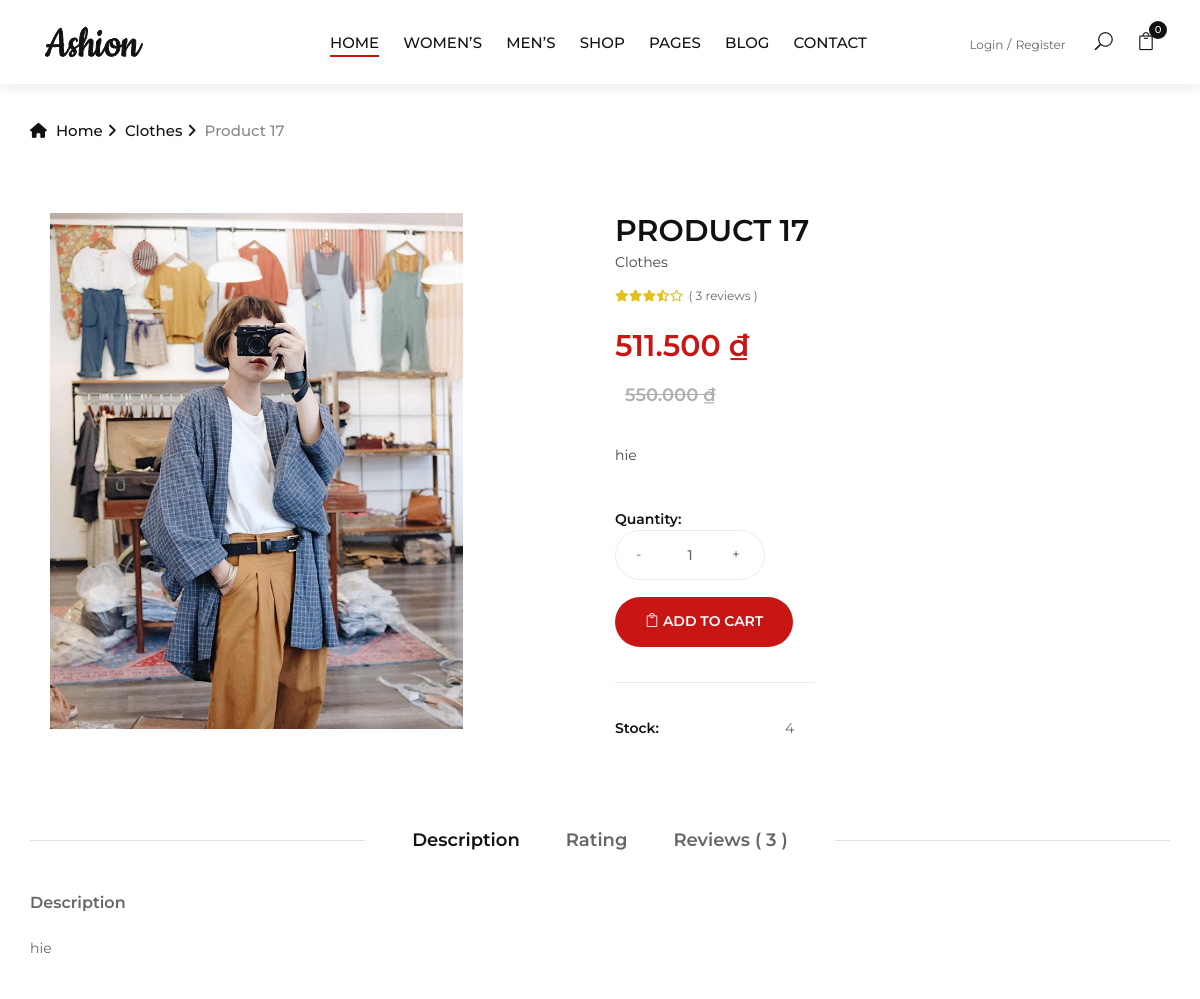
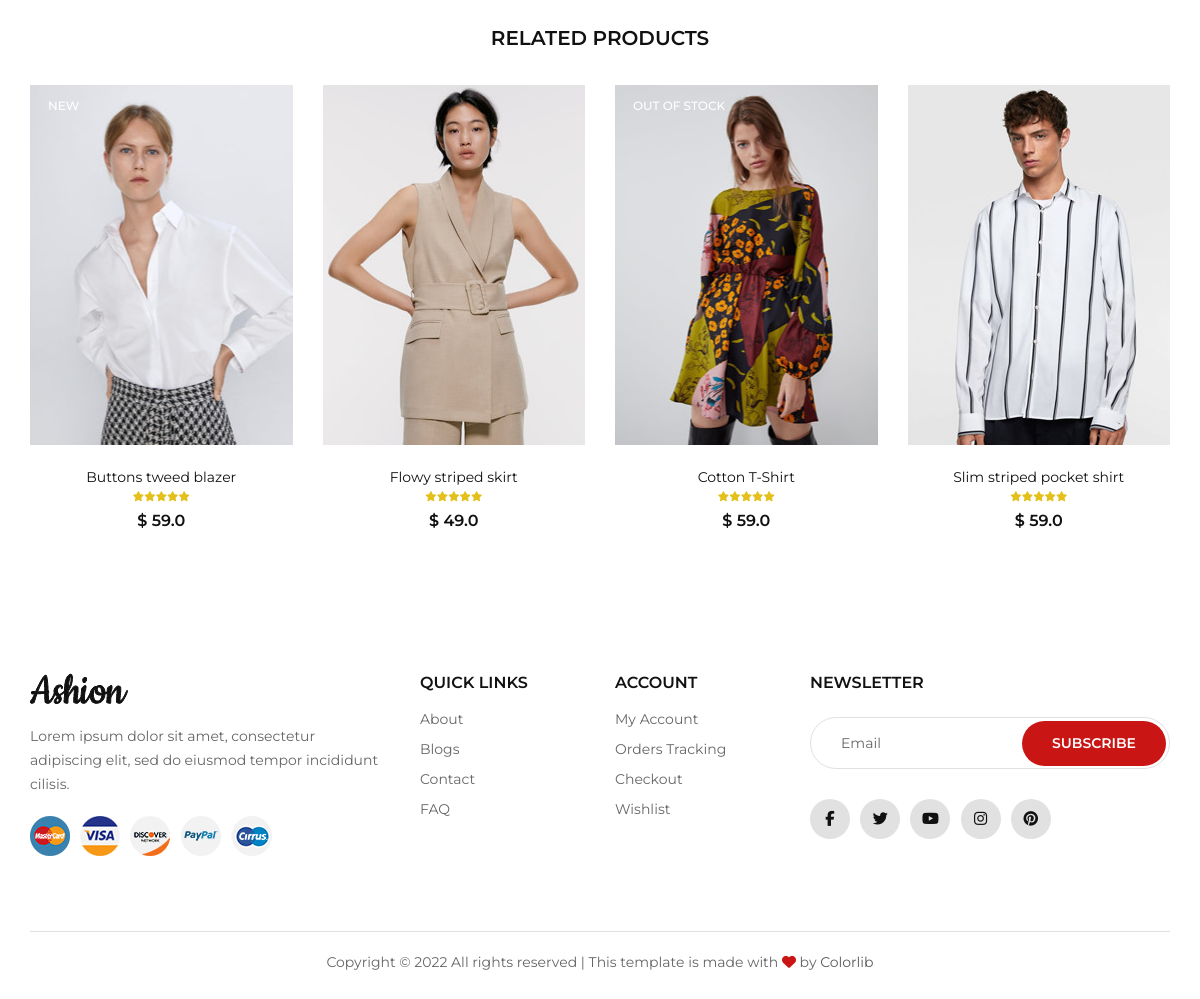
Screenshot of /user/view/product-detail.php?productid=27 with the database file from the repository (2 pictures, top to bottom).
### tables this page shows
CREATE TABLE `tbl_product` (
  `id` int(6) UNSIGNED NOT NULL,
  `productname` varchar(255) NOT NULL,
  `price` double(16,4) NOT NULL,
  `sale` double(16,4) NOT NULL,
  `categoryid` int(6) UNSIGNED NOT NULL,
  `info` varchar(255) DEFAULT NULL,
  `descript` varchar(255) DEFAULT NULL,
  `quantity` int(255) NOT NULL,
  `img` varchar(255) NOT NULL,
  `stt` int(1) NOT NULL
);

CREATE TABLE `tbl_category` (
  `id` int(6) UNSIGNED NOT NULL,
  `categoryname` varchar(128) NOT NULL,
  `stt` int(1) NOT NULL
);

### user/view/product-detail.php (the view, shortened to what the rows shown need)
<?php
    include_once '../controller/CartController.php';
    include_once '../controller/ProductController.php';
    include_once '../controller/UserController.php';
?>
<?php
    if(!isset($_GET['productid']) || ($_GET['productid'] == NULL )){
        echo "<script>window.location = 'index.php'</script>";
    }else{
        $id = $_GET['productid'];
    }
?>
<?php
    $productCon = new ProductController();
?>
<!DOCTYPE html>
<html lang="zxx">
<head>
    <?php
        include './layouts/cssfile.php';
    ?>
</head>
<body>
    <?php
        $getProduct = $productCon->getProductById($id);
        if($getProduct){
            while($result = $getProduct->fetch_assoc()){
    ?>
    <div class="breadcrumb-option">
        <div class="container">
            <div class="row">
                <div class="col-lg-12">
                    <div class="breadcrumb__links">
                        <a href="index.php"><i class="fa fa-home"></i> Home</a>
                        <a href="#">
                            <?php
                                $getCate = $productCon->getCategory($result['categoryid']);
                                if($getCate){
                                    while($cateName = $getCate->fetch_assoc()){
                                        $name = $cateName['categoryname'];
                                        echo $name.' ';
                                    }
                                }
                            ?>
                        </a>
                        <span><?php echo $result['productname'] ?></span>
                    </div>
                </div>
            </div>
        </div>
    </div>
    <section class="product-details spad">
        <div class="container">
            <div class="row">
                <div class="col-lg-6">
                    <div class="product__details__pic">
                        <div class="product__details__slider__content">
                            <div class="product__details__pic__slider owl-carousel">
                                <img data-hash="product-1" class="product__big__img" src="../../public/<?php echo $result['img'] ?>" alt="">
                            </div>
                        </div>
                    </div>
                </div>
                <form method="POST" action="" id="product_form">
                    <div class="col-lg-6">
                        <div class="product__details__text">
                            <h3>
                                <?php echo $result['productname'] ?>
                                <span>
                                    <?php
                                        $getCate = $productCon->getCategory($result['categoryid']);
                                        if($getCate){
                                            while($cateName = $getCate->fetch_assoc()){
                                                $name = $cateName['categoryname'];
                                                echo $name.' ';
                                            }
                                        }
                                    ?>
                                </span>
                            </h3>
                            <div class="rating">
                                <?php
                                    $rate = $productCon->getRate($result['id']);
                                    $rate = round($rate, 1);
                                    $countstar = intval($rate);
                                    $starodd = $rate - $countstar;
                                    if($countstar == 0 && $starodd == 0){
                                ?>
                                <?php
                                    }else if($starodd >= 0.5){
                                        for($i = 0; $i < $countstar; $i++){
                                ?>
                                            <i class="fa fa-star"></i>
                                <?php
                                        }
                                ?>
                                        <i class="fas fa-star-half-alt"></i>
                                <?php
                                        $nonStar = 5 - $countstar - 1;
                                        for($i = 0; $i < $nonStar; $i++){
                                ?>
                                        <i class="far fa-star"></i>
                                <?php
                                        }
                                    }
                                ?>
                                <?php
                                    $ratequan = $productCon->getReviewQuantity($result['id']);
                                    if($ratequan == 1){
                                ?>
                                    <span>( <?php echo $ratequan; ?> review )</span>
                                <?php
                                    }else{
                                ?>
                                    <span>( <?php echo $ratequan ?> reviews )</span>
                                <?php
                                    }
                                ?>
                            </div>
                            <?php
                                if($result['sale'] != 0){
                            ?>
                                <div class="product__details__price">
                                    <span>
                                    </span>
                                </div>
                            <?php
                                }
                            ?>
                            <p><?php echo $result['info'] ?></p>
                            <div class="product__details__button">
                                <div class="quantity">
                                    <span>Quantity:</span>
                                    <div class="pro-qty">
                                        <input
                                            type="text"
                                            value="1"
                                            name="quantity"
                                            onkeypress="return (event.charCode !=8 && event.charCode ==0 || (event.charCode >= 48 && event.charCode <= 57))"
                                            >
                                    </div>
                                </div>
                                <a
                                    href="#"
                                    class="cart-btn"
                                    href="javascript:{}"
                                    onclick="document.getElementById('product_form').submit();">
                                    <span class="icon_bag_alt"></span> Add to cart</a>
                            </div>
                            <div class="product__details__widget">
                                <ul>
                                    <li>
                                        <span>Stock:</span>
                                        <div class="stock__checkbox">
                                            <label>
                                                <?php echo $result['quantity'] ?>
                                            </label>
                                        </div>
                                    </li>
                                </ul>
                            </div>
                        </div>
                    </div>
                </form>
                <div class="col-lg-12">
                    <div class="product__details__tab">
                        <ul class="nav nav-tabs" role="tablist">
                            <li class="nav-item">
                                <a class="nav-link active" data-toggle="tab" href="#tabs-1" role="tab">Description</a>
                            </li>
                            <li class="nav-item">
                                <a class="nav-link" data-toggle="tab" href="#tabs-2" role="tab">Rating</a>
                            </li>
                            <li class="nav-item">
                                <?php
                                    if($ratequan == 1){
                                ?>
                                    <a class="nav-link" data-toggle="tab" href="#tabs-3" role="tab">Review ( 1 )</a>
                                <?php
                                    }else{
                                ?>
                                    <a class="nav-link" data-toggle="tab" href="#tabs-3" role="tab">Reviews ( <?php echo $ratequan; ?> )</a>
                                <?php
                                    }
                                ?>
                            </li>
                        </ul>
                        <div class="tab-content">
                            <div class="tab-pane active" id="tabs-1" role="tabpanel">
                                <h6>Description</h6>
                                <p><?php echo $result['descript'] ?></p>
                            </div>
                        </div>
                    </div>
                </div>
            </div>
            <?php
                    }
                }
            ?>
        </div>
    </section>
</body>
</html>

### rows the page displays
tbl_product: productname "Product 17", img (picture), productname "PRODUCT 17", ratequan "3", info "hie", quantity "4", descript "hie"
tbl_category: categoryname "Clothes"
